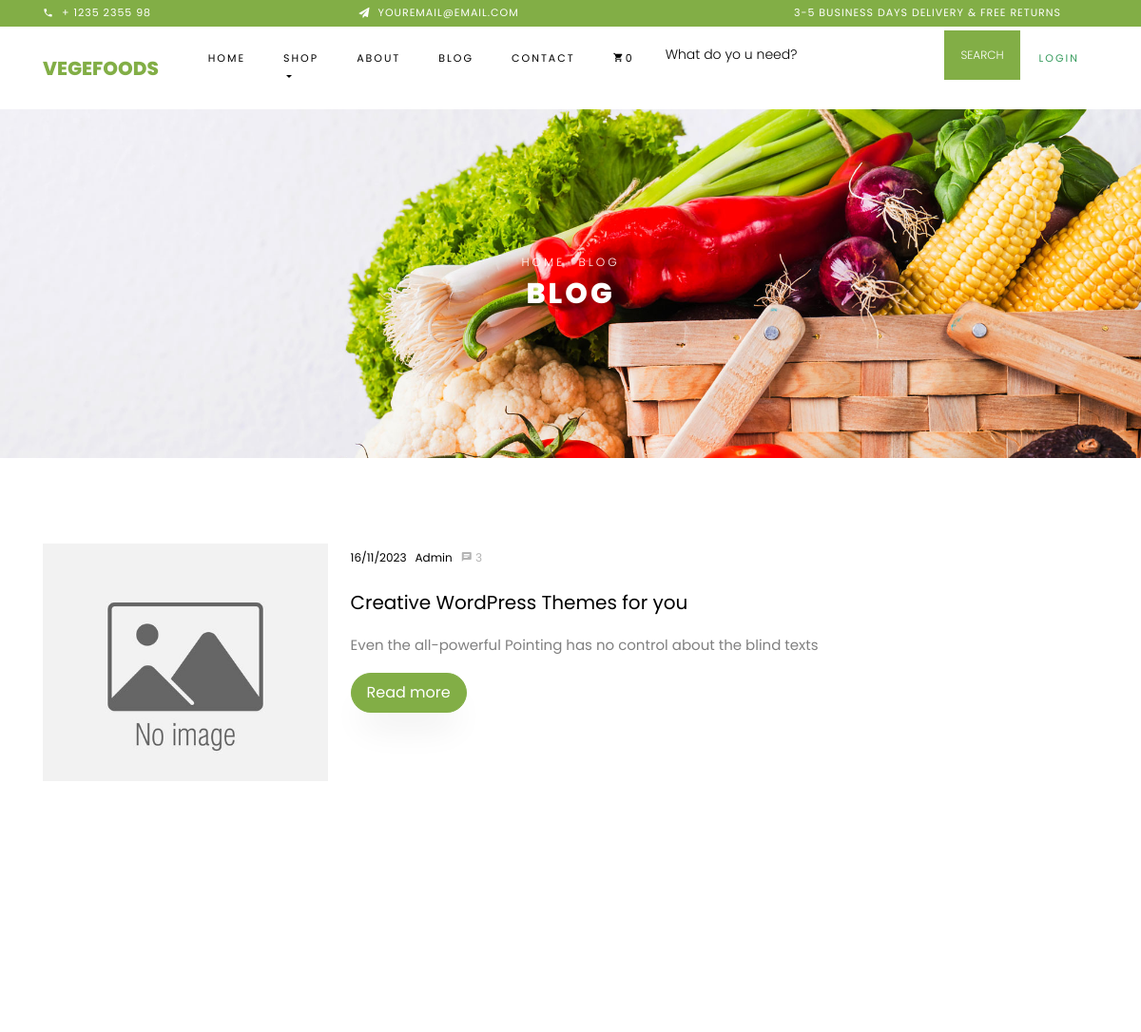
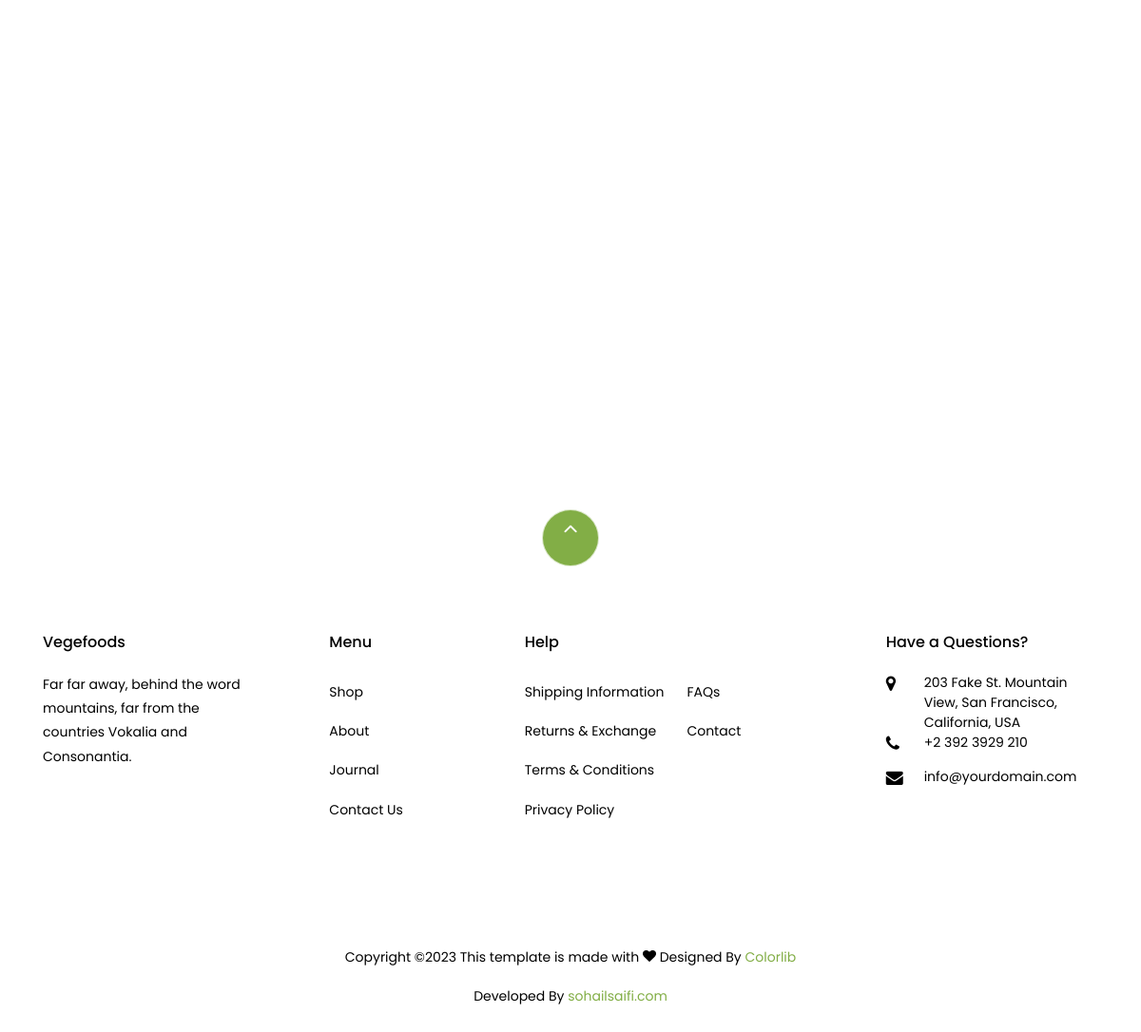
The app's page /SiteCon/blog with its own data (2 pictures, top to bottom).
### tables this page shows
CREATE TABLE `blog` (
  `blog_id` int(11) NOT NULL,
  `blog_image` varchar(255) DEFAULT NULL,
  `blog_title` varchar(255) NOT NULL,
  `blog_para` text NOT NULL,
  `blog_date` varchar(255) NOT NULL,
  `blog_sm_desc` text NOT NULL,
  `status` tinyint(5) NOT NULL DEFAULT '1',
  `created` timestamp NOT NULL DEFAULT CURRENT_TIMESTAMP
);

### application/controllers/SiteCon.php (called while the page is built, shortened)
<?php
class SiteCon extends CI_Controller {
	public function __construct()
	{
		$this->load->model('SiteModel');
	}
	public function blog()
	{
		$data['meta_title']="";
		$data['meta_description']="";
		$data['meta_keyword']="";
		$data['url']=base_url();
		$data['bloglist'] = $this->SiteModel->getBlogList();
		$this->load->view('site/blog',$data);
	}
}

### index.php (called while the page is built, shortened)
<?php
require_once BASEPATH.'core/CodeIgniter.php';

### application/models/SiteModel.php (called while the page is built, shortened)
<?php
class SiteModel extends CI_Model{
	public function getBlogList()
	{
		return $this->db->get('blog')->result();
	}
}

### application/views/site/blog.php (the view, shortened to what this page needs)
<div class="hero-wrap hero-bread" style="background-image: url('<?php echo base_url(); ?>assets/images/bg_1.jpg');">
  <div class="container">
    <div class="row no-gutters slider-text align-items-center justify-content-center">
      <div class="col-md-9 ftco-animate text-center">
      	<p class="breadcrumbs"><span class="mr-2"><a href="<?php echo base_url(); ?>">Home</a></span> <span>Blog</span></p>
        <h1 class="mb-0 bread">Blog</h1>
      </div>
    </div>
  </div>
</div>
<section class="ftco-section ftco-degree-bg">
  <div class="container">
    <div class="row">
      <div class="col-lg-10 ftco-animate">
        <?php foreach($bloglist as $list){ ?>
          <div class="row">
            <div class="col-md-12 d-flex ftco-animate">
              <div class="blog-entry align-self-stretch d-md-flex">
                <?php if(!empty($list->blog_image)){ ?>
                <a href="blog-single.html" class="block-20" style="background-image: url('<?php echo base_url(); ?>uploads/productImage/<?php echo $list->blog_image; ?>');">
                <?php }else{ ?>
                <a href="blog-single.html" class="block-20" style="background-image: url('<?php echo base_url(); ?>assets/noimage.jpg');">
                <?php } ?>
                </a>
                <div class="text d-block pl-md-4">
                  <div class="meta mb-3">
                    <div><a href="#"><?php echo $list->blog_date; ?></a></div>
                    <div><a href="#">Admin</a></div>
                    <div><a href="#" class="meta-chat"><span class="icon-chat"></span> 3</a></div>
                  </div>
                  <h3 class="heading"><a href="#"><?php echo $list->blog_title; ?></a></h3>
                  <p><?php echo $list->blog_sm_desc; ?></p>
                  <p><a href="<?php echo base_url('SiteCon/blogDetail'); ?>" class="btn btn-primary py-2 px-3">Read more</a></p>
                </div>
              </div>
            </div>
        <?php } ?>
		</div>
      </div>
    </div>
  </div>
</section>

### assets/css/icomoon.css (style rules this page uses)
[class^="icon-"], [class*=" icon-"] { font-family: 'icomoon' !important; speak: none; font-style: normal; font-weight: normal; font-variant: normal; text-transform: none; line-height: 1; -webkit-font-smoothing: antialiased; -moz-osx-font-smoothing: grayscale; }
.icon-chat:before { content: "\e0b7"; }

### records on screen
blog: blog_date "16/11/2023", blog_title "Creative WordPress Themes for you", blog_sm_desc "Even the all-powerful Pointing has no control about the blind texts"

### other values on screen
count($this->cart->contents()) "0"
